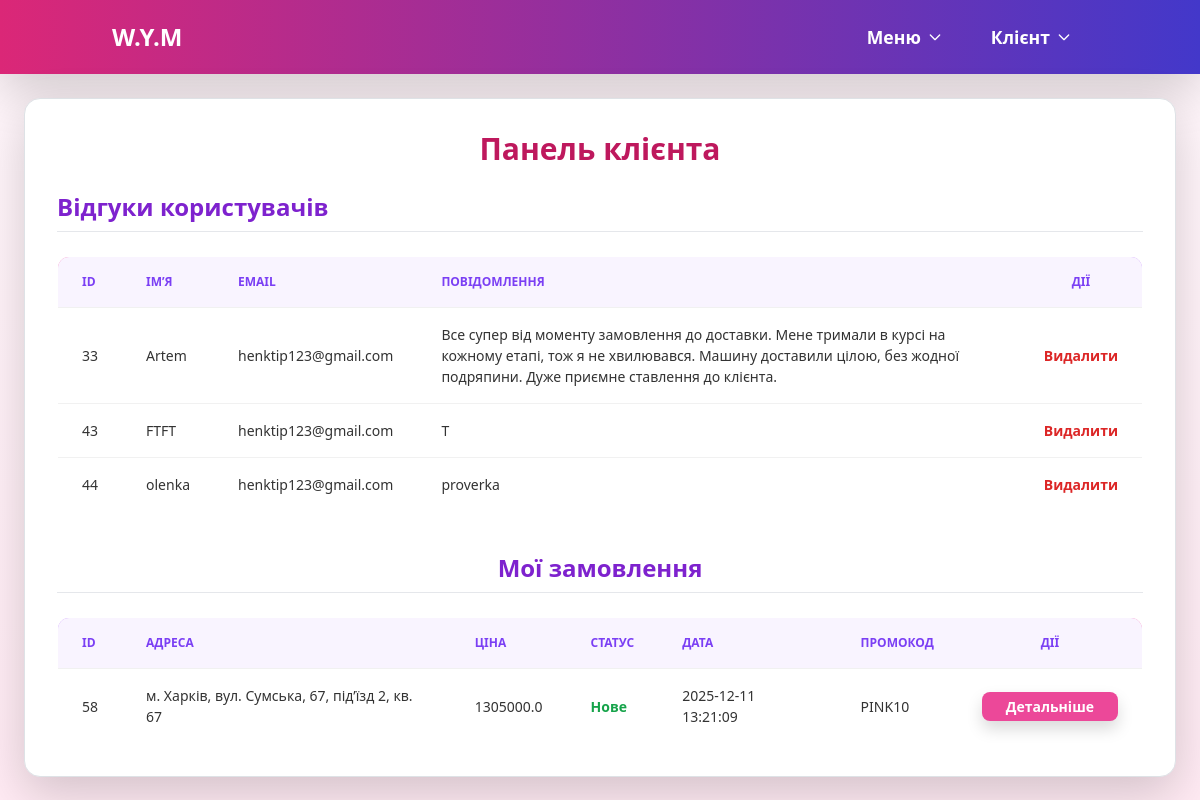
The page /client/dashboard (signed in) on the database its author committed.
### tables this page shows
CREATE TABLE feedback (id INTEGER PRIMARY KEY AUTOINCREMENT, name TEXT, email TEXT, message TEXT);

CREATE TABLE orders (id INTEGER PRIMARY KEY AUTOINCREMENT, email TEXT, address TEXT, total_price REAL, status TEXT, date TEXT, total REAL, promo_code TEXT);

### routes/client.py (the view)
@client_bp.route('/client/dashboard')
def client_dashboard():
    if not session.get('client_email'):
        flash("Будь ласка, увійдіть у свій акаунт.", "warning")
        return redirect(url_for("client.login"))
    user_email = session['client_email']
    feedbacks = get_feedbacks_by_email(user_email)
    conn = get_db_connection()
    orders = conn.execute("""
        SELECT
            id,
            address,
            total_price,
            status,
            date,
            promo_code
        FROM orders
        WHERE email = ?
        ORDER BY date DESC
    """, (user_email,)).fetchall()
    conn.close()
    return render_template(
        'client.html',
        feedbacks=feedbacks,
        user_email=user_email,
        orders=orders
    )

### app.py (called while the page is built)
@app.before_request
def log_request_info():
    app.logger.info(f"{request.method} {request.path} - from {request.remote_addr}")

### models.py (called while the page is built)
def get_db_connection():
    conn = sqlite3.connect(DB_FILE)
    conn.row_factory = sqlite3.Row
    return conn

def get_feedbacks_by_email(email):
    conn = get_db_connection()
    feedbacks = conn.execute('SELECT * FROM feedback WHERE email = ?', (email,)).fetchall()
    conn.close()
    return feedbacks

### templates/client.html (shortened to what this page needs)
{% extends "base.html" %}
{% block content %}
<div class="bg-white shadow-lg rounded-2xl p-8 mt-6 border border-pink-200 max-w-6xl mx-auto">
    <h1 class="text-3xl font-extrabold mb-6 text-pink-700 text-center">Панель клієнта</h1>
    <h2 class="text-2xl font-semibold mb-4 text-purple-700 border-b pb-2">Відгуки користувачів</h2>
    <div class="overflow-x-auto mb-10">
        <table class="min-w-full border border-pink-200 rounded-xl overflow-hidden">
            <thead class="bg-gradient-to-r from-pink-400 to-purple-400 text-white">
                <tr>
                    <th class="py-3 px-4 text-left">ID</th>
                    <th class="py-3 px-4 text-left">Ім’я</th>
                    <th class="py-3 px-4 text-left">Email</th>
                    <th class="py-3 px-4 text-left">Повідомлення</th>
                    <th class="py-3 px-4 text-center">Дії</th>
                </tr>
            </thead>
            <tbody>
                {% for fb in feedbacks %}
                <tr class="hover:bg-pink-50 border-b border-pink-100">
                    <td class="py-3 px-4">{{ fb['id'] }}</td>
                    <td class="py-3 px-4">{{ fb['name'] }}</td>
                    <td class="py-3 px-4">{{ fb['email'] }}</td>
                    <td class="py-3 px-4">{{ fb['message'] }}</td>
                    <td class="py-3 px-4 text-center">
                        <form action="{{ url_for('client.client_delete_feedback', feedback_id=fb['id']) }}" method="POST" style="display:inline;">
                            <button type="submit" class="text-red-600 hover:text-red-800 font-semibold transition">Видалити</button>
                        </form>
                    </td>
                </tr>
                {% else %}
                <tr>
                    <td colspan="5" class="py-4 text-center text-gray-500 italic">Немає відгуків</td>
                </tr>
                {% endfor %}
            </tbody>
        </table>
    </div>
    <h2 class="text-2xl font-semibold mb-4 text-purple-700 border-b pb-2 text-center">Мої замовлення</h2>
    {% if orders %}
    <div class="overflow-x-auto">
        <table class="min-w-full border border-pink-200 rounded-xl overflow-hidden">
            <thead class="bg-gradient-to-r from-purple-400 to-pink-400 text-white">
                <tr>
                    <th class="py-3 px-4 text-left">ID</th>
                    <th class="py-3 px-4 text-left">Адреса</th>
                    <th class="py-3 px-4 text-left">Ціна</th>
                    <th class="py-3 px-4 text-left">Статус</th>
                    <th class="py-3 px-4 text-left">Дата</th>
                    <th class="py-3 px-4 text-left">Промокод</th>
                    <th class="py-3 px-4 text-center">Дії</th>
                </tr>
            </thead>
            <tbody>
                {% for o in orders %}
                <tr id="order-{{ o.id }}" class="hover:bg-purple-50 border-b border-pink-100">
                    <td class="py-3 px-4">{{ o.id }}</td>
                    <td class="py-3 px-4">{{ o.address }}</td>
                    <td class="py-3 px-4">{{ o.total_price }}</td>
                    <td class="py-3 px-4">
                        {% if o.status == "Очікує скасування" %}
                            <span class="text-yellow-600 font-semibold">Очікує скасування</span>
                        {% elif o.status == "Скасовано" %}
                            <span class="text-red-600 font-semibold">Скасовано</span>
                        {% else %}
                            <span class="text-green-600 font-semibold">{{ o.status }}</span>
                        {% endif %}
                    </td>
                    <td class="py-3 px-4">{{ o.date }}</td>
                    <td class="py-3 px-4">{{ o.promo_code if o.promo_code else "-" }}</td>
                    <td class="py-3 px-4 text-center">
                        <button onclick="openDetailsModal({{ o.id }})"
                                class="bg-pink-500 hover:bg-pink-600 text-white font-semibold px-4 py-1 rounded-lg shadow transition">
                            Детальніше
                        </button>
                    </td>
                </tr>
                {% endfor %}
            </tbody>
        </table>
    </div>
    {% else %}
    <div class="text-center text-gray-600 italic mt-6 text-lg">У вас ще немає замовлень</div>
    {% endif %}
</div>
{% endblock %}

### static/styles.css (style rules this page uses)
body { background: linear-gradient(180deg, #fff7fb 0%, #ffeaf3 100%); font-family: "Poppins", sans-serif; color: #333; }
table { width: 100%; border-collapse: collapse; font-size: 14px; }
th, td { padding: 12px 15px; border-bottom: 1px solid #f1f1f1; text-align: left; }
th { background: #f9f4ff; color: #7b3ff4; text-transform: uppercase; font-size: 12px; }

### rows shown on the page
feedback: id "33", name "Artem", email "henktip123@gmail.com", message "Все супер від моменту замовлення до доставки. Мене тримали в курсі на кожному етапі, тож я не хвилювався. Машину доставили цілою, без жодної подряпини. Дуже приємне ставлення до клієнта."
feedback: id "43", name "FTFT", email "henktip123@gmail.com", message "T"
feedback: id "44", name "olenka", email "henktip123@gmail.com", message "proverka"
orders: id "58", address "м. Харків, вул. Сумська, 67, під’їзд 2, кв. 67", total_price "1305000.0", status "Нове", date "2025-12-11 13:21:09", promo_code "PINK10"
